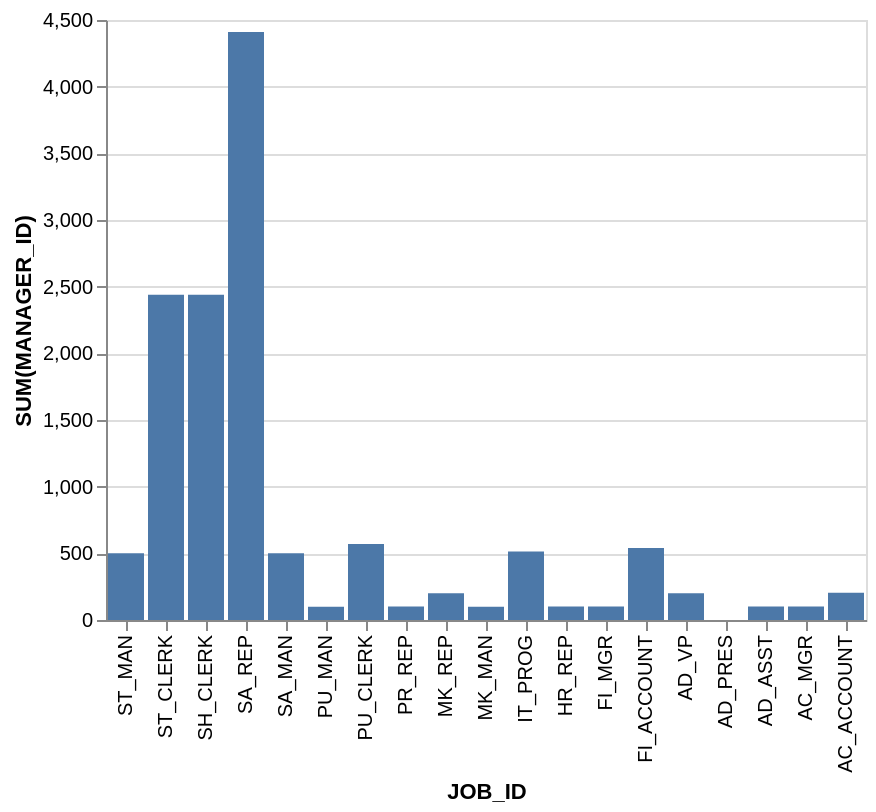

Source (Vega-Lite JSON):
### Vega-Lite specification from a JSON file in a GitHub repository (floating-point values rounded to 4 significant figures)
{"data": {"values": [{"x_data": "AC_ACCOUNT", "y_data": 205}, {"x_data": "AC_MGR", "y_data": 101}, {"x_data": "AD_ASST", "y_data": 101}, {"x_data": "AD_PRES", "y_data": 0}, {"x_data": "AD_VP", "y_data": 200}, {"x_data": "FI_ACCOUNT", "y_data": 540}, {"x_data": "FI_MGR", "y_data": 101}, {"x_data": "HR_REP", "y_data": 101}, {"x_data": "IT_PROG", "y_data": 514}, {"x_data": "MK_MAN", "y_data": 100}, {"x_data": "MK_REP", "y_data": 201}, {"x_data": "PR_REP", "y_data": 101}, {"x_data": "PU_CLERK", "y_data": 570}, {"x_data": "PU_MAN", "y_data": 100}, {"x_data": "SA_MAN", "y_data": 500}, {"x_data": "SA_REP", "y_data": 4410}, {"x_data": "SH_CLERK", "y_data": 2440}, {"x_data": "ST_CLERK", "y_data": 2440}, {"x_data": "ST_MAN", "y_data": 500}]}, "mark": "bar", "encoding": {"x": {"field": "x_data", "type": "nominal", "title": "JOB_ID", "sort": "descending"}, "y": {"field": "y_data", "type": "quantitative", "title": "SUM(MANAGER_ID)"}}}
